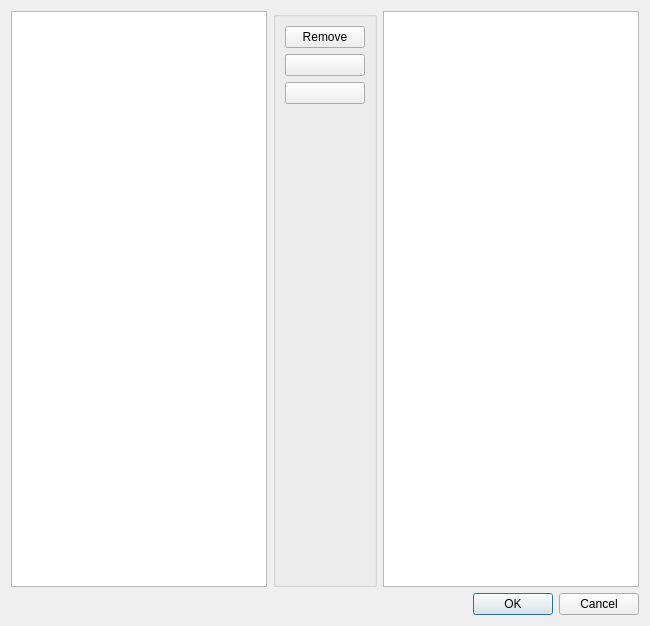
<?xml version="1.0" encoding="UTF-8"?>
<ui version="4.0">
 <class>text_sorter_dialog</class>
 <widget class="QDialog" name="text_sorter_dialog">
  <property name="sizePolicy">
   <sizepolicy hsizetype="Expanding" vsizetype="Expanding">
    <horstretch>0</horstretch>
    <verstretch>0</verstretch>
   </sizepolicy>
  </property>
  <property name="windowTitle">
   <string>Dialog</string>
  </property>
  <layout class="QVBoxLayout" name="verticalLayout_2">
   <item>
    <layout class="QHBoxLayout" name="horizontalLayout">
     <item>
      <widget class="QListView" name="text_list">
       <property name="minimumSize">
        <size>
         <width>0</width>
         <height>576</height>
        </size>
       </property>
       <property name="maximumSize">
        <size>
         <width>16777215</width>
         <height>576</height>
        </size>
       </property>
      </widget>
     </item>
     <item>
      <widget class="KButtonGroup" name="kbuttongroup">
       <layout class="QVBoxLayout" name="verticalLayout">
        <item>
         <widget class="KPushButton" name="remove_button">
          <property name="text">
           <string>Remove</string>
          </property>
          <property name="icon">
           <iconset theme="edit-delete"/>
          </property>
         </widget>
        </item>
        <item>
         <widget class="KArrowButton" name="move_up_button"/>
        </item>
        <item>
         <widget class="KArrowButton" name="move_down_button">
          <property name="arrowType" stdset="0">
           <number>2</number>
          </property>
         </widget>
        </item>
        <item>
         <spacer name="verticalSpacer">
          <property name="orientation">
           <enum>Qt::Vertical</enum>
          </property>
          <property name="sizeHint" stdset="0">
           <size>
            <width>20</width>
            <height>40</height>
           </size>
          </property>
         </spacer>
        </item>
       </layout>
      </widget>
     </item>
     <item>
      <widget class="KRichTextWidget" name="text_preview"/>
     </item>
    </layout>
   </item>
   <item>
    <widget class="QDialogButtonBox" name="buttonBox">
     <property name="orientation">
      <enum>Qt::Horizontal</enum>
     </property>
     <property name="standardButtons">
      <set>QDialogButtonBox::Cancel|QDialogButtonBox::Ok</set>
     </property>
    </widget>
   </item>
  </layout>
 </widget>
 <customwidgets>
  <customwidget>
   <class>KArrowButton</class>
   <extends>QPushButton</extends>
   <header>karrowbutton.h</header>
  </customwidget>
  <customwidget>
   <class>KRichTextEdit</class>
   <extends>KTextEdit</extends>
   <header>krichtextedit.h</header>
  </customwidget>
  <customwidget>
   <class>KButtonGroup</class>
   <extends>QGroupBox</extends>
   <header>kbuttongroup.h</header>
   <container>1</container>
  </customwidget>
  <customwidget>
   <class>KPushButton</class>
   <extends>QPushButton</extends>
   <header>kpushbutton.h</header>
  </customwidget>
  <customwidget>
   <class>KTextEdit</class>
   <extends>QTextEdit</extends>
   <header>ktextedit.h</header>
  </customwidget>
  <customwidget>
   <class>KRichTextWidget</class>
   <extends>KRichTextEdit</extends>
   <header>krichtextwidget.h</header>
  </customwidget>
 </customwidgets>
 <resources/>
 <connections>
  <connection>
   <sender>buttonBox</sender>
   <signal>accepted()</signal>
   <receiver>text_sorter_dialog</receiver>
   <slot>accept()</slot>
   <hints>
    <hint type="sourcelabel">
     <x>248</x>
     <y>254</y>
    </hint>
    <hint type="destinationlabel">
     <x>157</x>
     <y>274</y>
    </hint>
   </hints>
  </connection>
  <connection>
   <sender>buttonBox</sender>
   <signal>rejected()</signal>
   <receiver>text_sorter_dialog</receiver>
   <slot>reject()</slot>
   <hints>
    <hint type="sourcelabel">
     <x>316</x>
     <y>260</y>
    </hint>
    <hint type="destinationlabel">
     <x>286</x>
     <y>274</y>
    </hint>
   </hints>
  </connection>
 </connections>
</ui>
